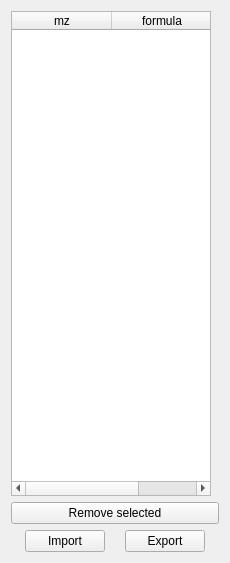
         <widget class="QWidget" name="page_4">
          <property name="geometry">
           <rect>
            <x>0</x>
            <y>0</y>
            <width>230</width>
            <height>563</height>
           </rect>
          </property>
          <attribute name="label">
           <string>Mass list</string>
          </attribute>
          <layout class="QVBoxLayout" name="verticalLayout_18">
           <item>
            <widget class="QTableWidget" name="massListTableWidget">
             <property name="sizePolicy">
              <sizepolicy hsizetype="Preferred" vsizetype="Expanding">
               <horstretch>0</horstretch>
               <verstretch>0</verstretch>
              </sizepolicy>
             </property>
             <property name="maximumSize">
              <size>
               <width>200</width>
               <height>16777215</height>
              </size>
             </property>
             <property name="editTriggers">
              <set>QAbstractItemView::NoEditTriggers</set>
             </property>
             <property name="verticalScrollMode">
              <enum>QAbstractItemView::ScrollPerPixel</enum>
             </property>
             <property name="horizontalScrollMode">
              <enum>QAbstractItemView::ScrollPerPixel</enum>
             </property>
             <attribute name="horizontalHeaderStretchLastSection">
              <bool>true</bool>
             </attribute>
             <column>
              <property name="text">
               <string>mz</string>
              </property>
             </column>
             <column>
              <property name="text">
               <string>formula</string>
              </property>
             </column>
             <column>
              <property name="text">
               <string>subpeak</string>
              </property>
             </column>
            </widget>
           </item>
           <item>
            <widget class="QPushButton" name="massListRemovePushButton">
             <property name="sizePolicy">
              <sizepolicy hsizetype="Minimum" vsizetype="Fixed">
               <horstretch>0</horstretch>
               <verstretch>0</verstretch>
              </sizepolicy>
             </property>
             <property name="text">
              <string>Remove selected</string>
             </property>
            </widget>
           </item>
           <item>
            <layout class="QHBoxLayout" name="horizontalLayout_13">
             <item>
              <widget class="QPushButton" name="massListImportPushButton">
               <property name="sizePolicy">
                <sizepolicy hsizetype="Maximum" vsizetype="Fixed">
                 <horstretch>0</horstretch>
                 <verstretch>0</verstretch>
                </sizepolicy>
               </property>
               <property name="text">
                <string>Import</string>
               </property>
              </widget>
             </item>
             <item>
              <widget class="QPushButton" name="massListExportPushButton">
               <property name="sizePolicy">
                <sizepolicy hsizetype="Fixed" vsizetype="Fixed">
                 <horstretch>0</horstretch>
                 <verstretch>0</verstretch>
                </sizepolicy>
               </property>
               <property name="text">
                <string>Export</string>
               </property>
              </widget>
             </item>
            </layout>
           </item>
          </layout>
         </widget>
